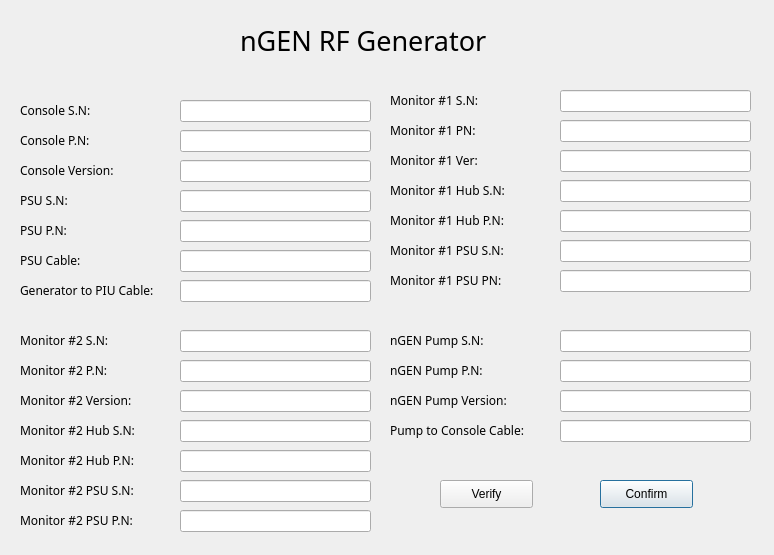
<?xml version="1.0" encoding="UTF-8"?>
<ui version="4.0">
 <class>Dialog</class>
 <widget class="QDialog" name="Dialog">
  <property name="geometry">
   <rect>
    <x>0</x>
    <y>0</y>
    <width>774</width>
    <height>555</height>
   </rect>
  </property>
  <property name="windowTitle">
   <string>Dialog</string>
  </property>
  <widget class="QLabel" name="title">
   <property name="geometry">
    <rect>
     <x>240</x>
     <y>20</y>
     <width>301</width>
     <height>41</height>
    </rect>
   </property>
   <property name="font">
    <font>
     <family>Product Sans</family>
     <pointsize>20</pointsize>
    </font>
   </property>
   <property name="text">
    <string>nGEN RF Generator</string>
   </property>
  </widget>
  <widget class="QPushButton" name="confirm_button">
   <property name="geometry">
    <rect>
     <x>600</x>
     <y>480</y>
     <width>93</width>
     <height>28</height>
    </rect>
   </property>
   <property name="text">
    <string>Confirm</string>
   </property>
  </widget>
  <widget class="QPushButton" name="check_button">
   <property name="geometry">
    <rect>
     <x>440</x>
     <y>480</y>
     <width>93</width>
     <height>28</height>
    </rect>
   </property>
   <property name="text">
    <string>Verify</string>
   </property>
  </widget>
  <widget class="QLabel" name="label">
   <property name="geometry">
    <rect>
     <x>20</x>
     <y>100</y>
     <width>151</width>
     <height>21</height>
    </rect>
   </property>
   <property name="font">
    <font>
     <family>Product Sans Light</family>
     <pointsize>9</pointsize>
    </font>
   </property>
   <property name="text">
    <string>Console S.N: </string>
   </property>
  </widget>
  <widget class="QLineEdit" name="consoleSN_text">
   <property name="geometry">
    <rect>
     <x>180</x>
     <y>100</y>
     <width>191</width>
     <height>22</height>
    </rect>
   </property>
  </widget>
  <widget class="QLabel" name="label_2">
   <property name="geometry">
    <rect>
     <x>20</x>
     <y>130</y>
     <width>151</width>
     <height>21</height>
    </rect>
   </property>
   <property name="font">
    <font>
     <family>Product Sans Light</family>
     <pointsize>9</pointsize>
    </font>
   </property>
   <property name="text">
    <string>Console P.N:</string>
   </property>
  </widget>
  <widget class="QLineEdit" name="consolePN_text">
   <property name="geometry">
    <rect>
     <x>180</x>
     <y>130</y>
     <width>191</width>
     <height>22</height>
    </rect>
   </property>
  </widget>
  <widget class="QLabel" name="label_3">
   <property name="geometry">
    <rect>
     <x>20</x>
     <y>160</y>
     <width>151</width>
     <height>21</height>
    </rect>
   </property>
   <property name="font">
    <font>
     <family>Product Sans Light</family>
     <pointsize>9</pointsize>
    </font>
   </property>
   <property name="text">
    <string>Console Version:</string>
   </property>
  </widget>
  <widget class="QLineEdit" name="consoleV_text">
   <property name="geometry">
    <rect>
     <x>180</x>
     <y>160</y>
     <width>191</width>
     <height>22</height>
    </rect>
   </property>
  </widget>
  <widget class="QLabel" name="label_4">
   <property name="geometry">
    <rect>
     <x>20</x>
     <y>190</y>
     <width>151</width>
     <height>21</height>
    </rect>
   </property>
   <property name="font">
    <font>
     <family>Product Sans Light</family>
     <pointsize>9</pointsize>
    </font>
   </property>
   <property name="text">
    <string>PSU S.N:</string>
   </property>
  </widget>
  <widget class="QLineEdit" name="psuSN_text">
   <property name="geometry">
    <rect>
     <x>180</x>
     <y>190</y>
     <width>191</width>
     <height>22</height>
    </rect>
   </property>
  </widget>
  <widget class="QLineEdit" name="psuPN_text">
   <property name="geometry">
    <rect>
     <x>180</x>
     <y>220</y>
     <width>191</width>
     <height>22</height>
    </rect>
   </property>
  </widget>
  <widget class="QLabel" name="label_5">
   <property name="geometry">
    <rect>
     <x>20</x>
     <y>220</y>
     <width>151</width>
     <height>21</height>
    </rect>
   </property>
   <property name="font">
    <font>
     <family>Product Sans Light</family>
     <pointsize>9</pointsize>
    </font>
   </property>
   <property name="text">
    <string>PSU P.N:</string>
   </property>
  </widget>
  <widget class="QLabel" name="label_6">
   <property name="geometry">
    <rect>
     <x>20</x>
     <y>250</y>
     <width>151</width>
     <height>21</height>
    </rect>
   </property>
   <property name="font">
    <font>
     <family>Product Sans Light</family>
     <pointsize>9</pointsize>
    </font>
   </property>
   <property name="text">
    <string>PSU Cable:</string>
   </property>
  </widget>
  <widget class="QLineEdit" name="monitor1PN_text">
   <property name="geometry">
    <rect>
     <x>560</x>
     <y>120</y>
     <width>191</width>
     <height>22</height>
    </rect>
   </property>
  </widget>
  <widget class="QLineEdit" name="monitor1V_text">
   <property name="geometry">
    <rect>
     <x>560</x>
     <y>150</y>
     <width>191</width>
     <height>22</height>
    </rect>
   </property>
  </widget>
  <widget class="QLabel" name="label_7">
   <property name="geometry">
    <rect>
     <x>390</x>
     <y>120</y>
     <width>151</width>
     <height>21</height>
    </rect>
   </property>
   <property name="font">
    <font>
     <family>Product Sans Light</family>
     <pointsize>9</pointsize>
    </font>
   </property>
   <property name="text">
    <string>Monitor #1 PN:</string>
   </property>
  </widget>
  <widget class="QLineEdit" name="psuCable_text">
   <property name="geometry">
    <rect>
     <x>180</x>
     <y>250</y>
     <width>191</width>
     <height>22</height>
    </rect>
   </property>
  </widget>
  <widget class="QLabel" name="label_8">
   <property name="geometry">
    <rect>
     <x>390</x>
     <y>90</y>
     <width>151</width>
     <height>21</height>
    </rect>
   </property>
   <property name="font">
    <font>
     <family>Product Sans Light</family>
     <pointsize>9</pointsize>
    </font>
   </property>
   <property name="text">
    <string>Monitor #1 S.N:</string>
   </property>
  </widget>
  <widget class="QLabel" name="label_9">
   <property name="geometry">
    <rect>
     <x>20</x>
     <y>280</y>
     <width>161</width>
     <height>21</height>
    </rect>
   </property>
   <property name="font">
    <font>
     <family>Product Sans Light</family>
     <pointsize>9</pointsize>
    </font>
   </property>
   <property name="text">
    <string>Generator to PIU Cable:</string>
   </property>
  </widget>
  <widget class="QLineEdit" name="monitor1SN_text">
   <property name="geometry">
    <rect>
     <x>560</x>
     <y>90</y>
     <width>191</width>
     <height>22</height>
    </rect>
   </property>
  </widget>
  <widget class="QLabel" name="label_10">
   <property name="geometry">
    <rect>
     <x>390</x>
     <y>150</y>
     <width>151</width>
     <height>21</height>
    </rect>
   </property>
   <property name="font">
    <font>
     <family>Product Sans Light</family>
     <pointsize>9</pointsize>
    </font>
   </property>
   <property name="text">
    <string>Monitor #1 Ver:</string>
   </property>
  </widget>
  <widget class="QLineEdit" name="genToPiu_text">
   <property name="geometry">
    <rect>
     <x>180</x>
     <y>280</y>
     <width>191</width>
     <height>22</height>
    </rect>
   </property>
  </widget>
  <widget class="QLabel" name="label_11">
   <property name="geometry">
    <rect>
     <x>390</x>
     <y>210</y>
     <width>151</width>
     <height>21</height>
    </rect>
   </property>
   <property name="font">
    <font>
     <family>Product Sans Light</family>
     <pointsize>9</pointsize>
    </font>
   </property>
   <property name="text">
    <string>Monitor #1 Hub P.N:</string>
   </property>
  </widget>
  <widget class="QLineEdit" name="monitor2HubSN_text">
   <property name="geometry">
    <rect>
     <x>180</x>
     <y>420</y>
     <width>191</width>
     <height>22</height>
    </rect>
   </property>
  </widget>
  <widget class="QLineEdit" name="monitor1PsuPN_text">
   <property name="geometry">
    <rect>
     <x>560</x>
     <y>270</y>
     <width>191</width>
     <height>22</height>
    </rect>
   </property>
  </widget>
  <widget class="QLabel" name="label_12">
   <property name="geometry">
    <rect>
     <x>20</x>
     <y>450</y>
     <width>151</width>
     <height>21</height>
    </rect>
   </property>
   <property name="font">
    <font>
     <family>Product Sans Light</family>
     <pointsize>9</pointsize>
    </font>
   </property>
   <property name="text">
    <string>Monitor #2 Hub P.N:</string>
   </property>
  </widget>
  <widget class="QLabel" name="label_13">
   <property name="geometry">
    <rect>
     <x>20</x>
     <y>420</y>
     <width>151</width>
     <height>21</height>
    </rect>
   </property>
   <property name="font">
    <font>
     <family>Product Sans Light</family>
     <pointsize>9</pointsize>
    </font>
   </property>
   <property name="text">
    <string>Monitor #2 Hub S.N:</string>
   </property>
  </widget>
  <widget class="QLineEdit" name="monitor2SN_text">
   <property name="geometry">
    <rect>
     <x>180</x>
     <y>330</y>
     <width>191</width>
     <height>22</height>
    </rect>
   </property>
  </widget>
  <widget class="QLabel" name="label_14">
   <property name="geometry">
    <rect>
     <x>20</x>
     <y>330</y>
     <width>151</width>
     <height>21</height>
    </rect>
   </property>
   <property name="font">
    <font>
     <family>Product Sans Light</family>
     <pointsize>9</pointsize>
    </font>
   </property>
   <property name="text">
    <string>Monitor #2 S.N:</string>
   </property>
  </widget>
  <widget class="QLabel" name="label_15">
   <property name="geometry">
    <rect>
     <x>390</x>
     <y>270</y>
     <width>151</width>
     <height>21</height>
    </rect>
   </property>
   <property name="font">
    <font>
     <family>Product Sans Light</family>
     <pointsize>9</pointsize>
    </font>
   </property>
   <property name="text">
    <string>Monitor #1 PSU PN:</string>
   </property>
  </widget>
  <widget class="QLabel" name="label_16">
   <property name="geometry">
    <rect>
     <x>390</x>
     <y>240</y>
     <width>151</width>
     <height>21</height>
    </rect>
   </property>
   <property name="font">
    <font>
     <family>Product Sans Light</family>
     <pointsize>9</pointsize>
    </font>
   </property>
   <property name="text">
    <string>Monitor #1 PSU S.N:</string>
   </property>
  </widget>
  <widget class="QLineEdit" name="monitor2HubPN_text">
   <property name="geometry">
    <rect>
     <x>180</x>
     <y>450</y>
     <width>191</width>
     <height>22</height>
    </rect>
   </property>
  </widget>
  <widget class="QLineEdit" name="monitor1HubSN_text">
   <property name="geometry">
    <rect>
     <x>560</x>
     <y>180</y>
     <width>191</width>
     <height>22</height>
    </rect>
   </property>
  </widget>
  <widget class="QLineEdit" name="monitor1HubPN_text">
   <property name="geometry">
    <rect>
     <x>560</x>
     <y>210</y>
     <width>191</width>
     <height>22</height>
    </rect>
   </property>
  </widget>
  <widget class="QLabel" name="label_17">
   <property name="geometry">
    <rect>
     <x>20</x>
     <y>480</y>
     <width>151</width>
     <height>21</height>
    </rect>
   </property>
   <property name="font">
    <font>
     <family>Product Sans Light</family>
     <pointsize>9</pointsize>
    </font>
   </property>
   <property name="text">
    <string>Monitor #2 PSU S.N:</string>
   </property>
  </widget>
  <widget class="QLineEdit" name="monitor2PN_text">
   <property name="geometry">
    <rect>
     <x>180</x>
     <y>360</y>
     <width>191</width>
     <height>22</height>
    </rect>
   </property>
  </widget>
  <widget class="QLineEdit" name="monitor1PsuSN_text">
   <property name="geometry">
    <rect>
     <x>560</x>
     <y>240</y>
     <width>191</width>
     <height>22</height>
    </rect>
   </property>
  </widget>
  <widget class="QLabel" name="label_18">
   <property name="geometry">
    <rect>
     <x>390</x>
     <y>180</y>
     <width>151</width>
     <height>21</height>
    </rect>
   </property>
   <property name="font">
    <font>
     <family>Product Sans Light</family>
     <pointsize>9</pointsize>
    </font>
   </property>
   <property name="text">
    <string>Monitor #1 Hub S.N:</string>
   </property>
  </widget>
  <widget class="QLabel" name="label_19">
   <property name="geometry">
    <rect>
     <x>20</x>
     <y>360</y>
     <width>151</width>
     <height>21</height>
    </rect>
   </property>
   <property name="font">
    <font>
     <family>Product Sans Light</family>
     <pointsize>9</pointsize>
    </font>
   </property>
   <property name="text">
    <string>Monitor #2 P.N:</string>
   </property>
  </widget>
  <widget class="QLineEdit" name="monitor2PsuSN_text">
   <property name="geometry">
    <rect>
     <x>180</x>
     <y>480</y>
     <width>191</width>
     <height>22</height>
    </rect>
   </property>
  </widget>
  <widget class="QLabel" name="label_20">
   <property name="geometry">
    <rect>
     <x>20</x>
     <y>390</y>
     <width>151</width>
     <height>21</height>
    </rect>
   </property>
   <property name="font">
    <font>
     <family>Product Sans Light</family>
     <pointsize>9</pointsize>
    </font>
   </property>
   <property name="text">
    <string>Monitor #2 Version:</string>
   </property>
  </widget>
  <widget class="QLineEdit" name="monitor2V_text">
   <property name="geometry">
    <rect>
     <x>180</x>
     <y>390</y>
     <width>191</width>
     <height>22</height>
    </rect>
   </property>
  </widget>
  <widget class="QLabel" name="label_21">
   <property name="geometry">
    <rect>
     <x>390</x>
     <y>360</y>
     <width>151</width>
     <height>21</height>
    </rect>
   </property>
   <property name="font">
    <font>
     <family>Product Sans Light</family>
     <pointsize>9</pointsize>
    </font>
   </property>
   <property name="text">
    <string>nGEN Pump P.N:</string>
   </property>
  </widget>
  <widget class="QLineEdit" name="pumptoConsoleCable_text">
   <property name="geometry">
    <rect>
     <x>560</x>
     <y>420</y>
     <width>191</width>
     <height>22</height>
    </rect>
   </property>
  </widget>
  <widget class="QLabel" name="label_22">
   <property name="geometry">
    <rect>
     <x>390</x>
     <y>330</y>
     <width>151</width>
     <height>21</height>
    </rect>
   </property>
   <property name="font">
    <font>
     <family>Product Sans Light</family>
     <pointsize>9</pointsize>
    </font>
   </property>
   <property name="text">
    <string>nGEN Pump S.N:</string>
   </property>
  </widget>
  <widget class="QLineEdit" name="ngenPumpV_text">
   <property name="geometry">
    <rect>
     <x>560</x>
     <y>390</y>
     <width>191</width>
     <height>22</height>
    </rect>
   </property>
  </widget>
  <widget class="QLineEdit" name="ngenPumpSN_text">
   <property name="geometry">
    <rect>
     <x>560</x>
     <y>330</y>
     <width>191</width>
     <height>22</height>
    </rect>
   </property>
  </widget>
  <widget class="QLineEdit" name="monitor2PsuPN_text">
   <property name="geometry">
    <rect>
     <x>180</x>
     <y>510</y>
     <width>191</width>
     <height>22</height>
    </rect>
   </property>
  </widget>
  <widget class="QLabel" name="label_23">
   <property name="geometry">
    <rect>
     <x>20</x>
     <y>510</y>
     <width>151</width>
     <height>21</height>
    </rect>
   </property>
   <property name="font">
    <font>
     <family>Product Sans Light</family>
     <pointsize>9</pointsize>
    </font>
   </property>
   <property name="text">
    <string>Monitor #2 PSU P.N:</string>
   </property>
  </widget>
  <widget class="QLabel" name="label_24">
   <property name="geometry">
    <rect>
     <x>390</x>
     <y>390</y>
     <width>151</width>
     <height>21</height>
    </rect>
   </property>
   <property name="font">
    <font>
     <family>Product Sans Light</family>
     <pointsize>9</pointsize>
    </font>
   </property>
   <property name="text">
    <string>nGEN Pump Version:</string>
   </property>
  </widget>
  <widget class="QLineEdit" name="ngenPumpPN_text">
   <property name="geometry">
    <rect>
     <x>560</x>
     <y>360</y>
     <width>191</width>
     <height>22</height>
    </rect>
   </property>
  </widget>
  <widget class="QLabel" name="label_25">
   <property name="geometry">
    <rect>
     <x>390</x>
     <y>420</y>
     <width>161</width>
     <height>21</height>
    </rect>
   </property>
   <property name="font">
    <font>
     <family>Product Sans Light</family>
     <pointsize>9</pointsize>
    </font>
   </property>
   <property name="text">
    <string>Pump to Console Cable:</string>
   </property>
  </widget>
 </widget>
 <resources/>
 <connections/>
</ui>
